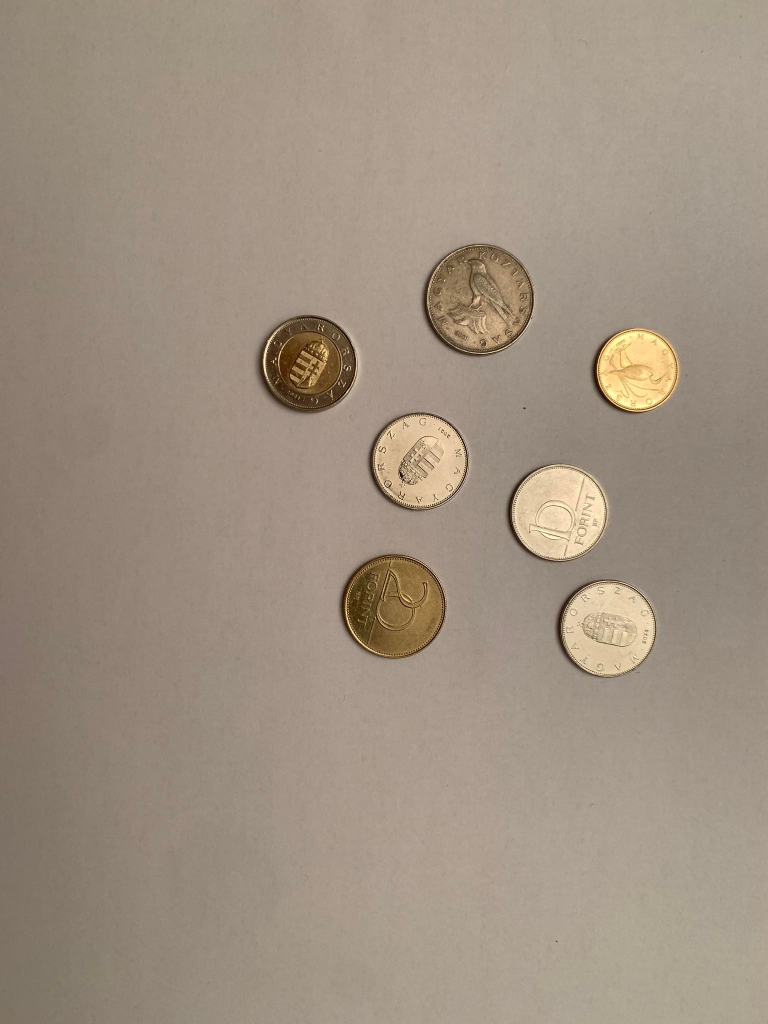
#> input picture src/images/others/Regisajat/sajat2.jpg, 1536 x 2048 px (shown at 1/2 size)
$ python test.py
#> lines starting #> are read from the running program, lines starting #| are printed output that depends on the picture; after the words box and inside, x2 and y2 are one past the last pixel; in counts of white or black regions, pixels touching at a corner belong together
import cv2
import numpy as np
import matplotlib.pyplot as plt
import os


def calculateMultipleCircleMean(path):
#> called with path = 'src/images/others/Regisajat/sajat2.jpg'
    img = cv2.imread(path, 1)
#> img is the input picture: shape (2048, 1536, 3); mean B, G, R 129.4, 145, 159.4
    img = cv2.resize(img, (0, 0), fx=0.5, fy=0.5)
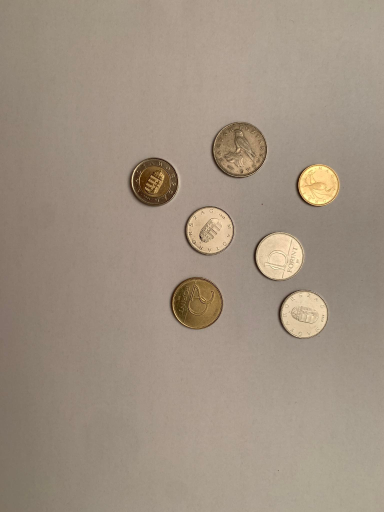
#> img: shape (1024, 768, 3) (shown at 1/2 size); mean B, G, R 129.5, 145.1, 159.5
    gray = cv2.cvtColor(img, cv2.COLOR_BGR2GRAY)
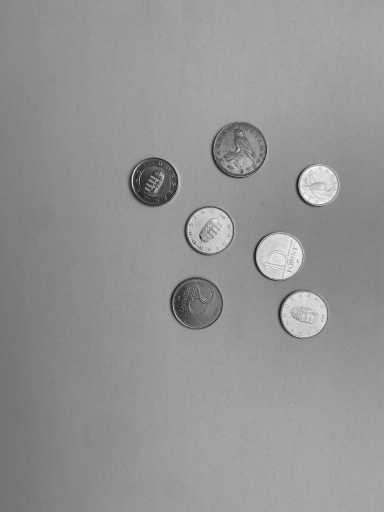
#> gray: shape (1024, 768) (shown at 1/2 size); min 11, max 247, mean 147.6
    gray_blurred = cv2.blur(gray, (3, 3))
    detected_circles = cv2.HoughCircles(gray_blurred, cv2.HOUGH_GRADIENT, 1.2, 150,
                                        param1=50, param2=30, minRadius=25, maxRadius=60)
#> detected_circles = [[306.6, 363, 48.88], [395.4, 606.6, 51.28], [559.8, 511.8, 49], [478.2, 299.4, 52.36], [636.6, 370.2, 40.72]]

    if detected_circles is not None:
        detected_circles = np.uint16(np.around(detected_circles))
#> detected_circles = [[307, 363, 49], [395, 607, 51], [560, 512, 49], [478, 299, 52], [637, 370, 41]]
        for pt in detected_circles[0, :]:
            a, b, r = pt[0], pt[1], pt[2]
            cv2.circle(img, (a, b), r, (0, 0, 255), 2)
            cv2.circle(img, (a, b), 1, (0, 255, 255), 3)
            """
            ix = 0
            summa = 0
            for i in range(a - 2, a + 2):
                for j in range(b - 2, b + 2):
                    if img[i, j][0] != 0 and img[i, j][1] != 0 and img[i, j][2] != 0 \
                            and img[i, j][0] != 255 and img[i, j][1] != 255 and img[i, j][2] != 255:
                        ix += 1
                        summa += img[i, j].astype(np.float32)
            avg = summa/ix
            folderNames = [name for name in os.listdir('src/files/')]
            matches = []
            for file in folderNames:
                openFile = np.load(f'src/files/{file}')
                match = 0
                threshold = 25
                for i in openFile:
                    if abs(avg[0] - i[0]) < threshold and abs(avg[1] - i[1]) < threshold \
                            and abs(avg[2] - i[2]) < threshold:
                        match += 1
                matches.append(match)
            maxMatches = 0
            index = 0
            p = 0
            for i in matches:
                if maxMatches < i:
                    maxMatches = i
                    index = p
                p += 1
            if index > 0:
                percent = index * 10
                coins = ['husz', 'ketszaz', 'ot', 'otven', 'szaz', 'tiz']
                img = cv2.putText(img, f'{coins[index]} {percent}%', (a, b), cv2.FONT_HERSHEY_PLAIN,
                                1, (255, 0, 0), 2, cv2.LINE_AA)
            else:
                cv2.putText(img, 'nincs egyezes', (a, b), cv2.FONT_HERSHEY_PLAIN,
                            1, (255, 0, 0), 2, cv2.LINE_AA)
           """
#> this loop made 5 passes
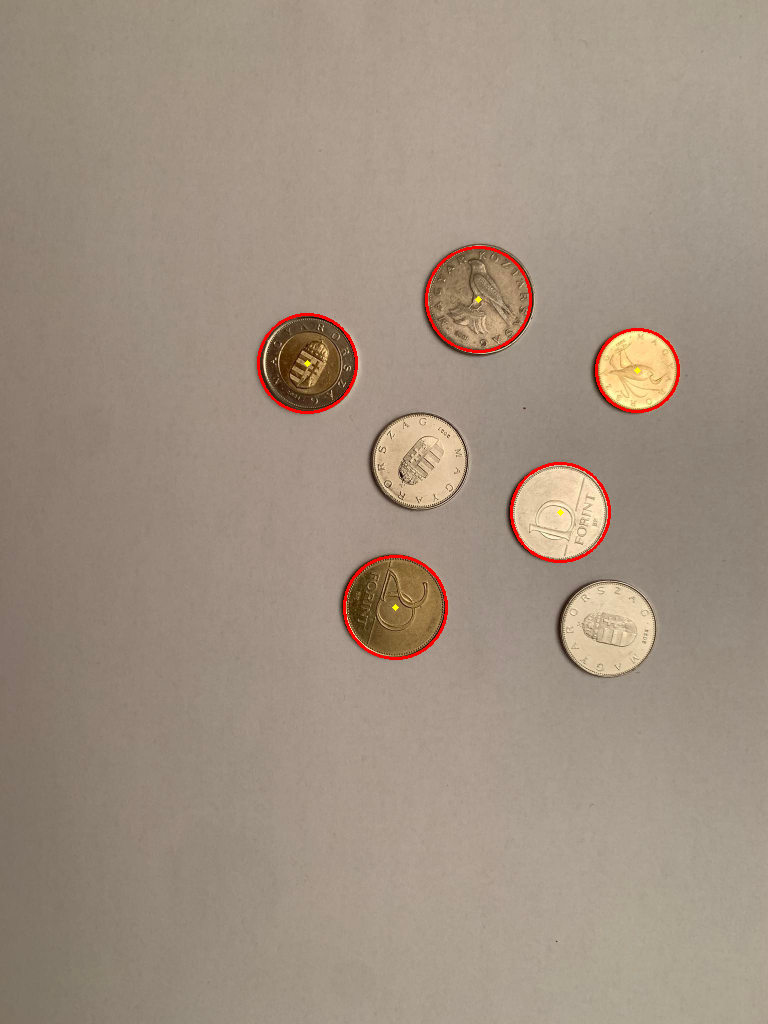
#> img: shape (1024, 768, 3); 0.59% of pixels changed, all inside (x1, y1, x2, y2) = (257, 246, 680, 660)
        cv2.imshow('Detected Circle', img)
        cv2.waitKey(0)

calculateMultipleCircleMean('src/images/others/Regisajat/sajat2.jpg')
